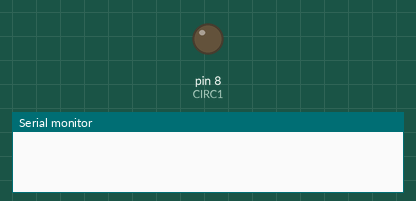
Simulated run of this sketch. Board: Arduino Uno, built with avr-gcc and run on an emulated ATmega328P. On the bench: output pins drawn as LEDs (lit = HIGH), the last lines printed to the serial monitor.

Above: at 0.1 s.
At 1.1 s:
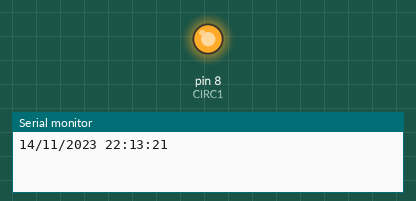
Timing chart, 0 to 2.6 s (numbered marks = the images above):
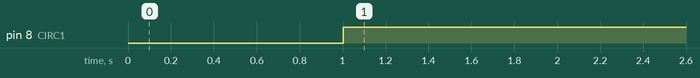

The sketch:

exemplo_01.ino
```cpp
#include <Wire.h>
#include <RTClib.h>

RTC_Millis rtc;
const int CIRC1 = 8;
const int AUTO = 3;
const int MANUAL = 4;

int horaLiga = 14;
int minutoLiga = 26;
int horaDesliga = 05;
int minutoDesliga = 27;
int estadobotao = 0;
int estadobotao2 = 0;

void setup() {
  Serial.begin(57600);
  // following line sets the RTC to the date & time this sketch was compiled
  rtc.begin(DateTime(__DATE__, __TIME__));
  delay(1000);
  pinMode(CIRC1, OUTPUT);
  pinMode(AUTO, INPUT);
  pinMode(MANUAL, INPUT);
}

void loop () {
  DateTime now = rtc.now();
  alarme(now.hour(), now.minute());
  Serial.print(now.day(), DEC);
  Serial.print('/');
  Serial.print(now.month(), DEC);
  Serial.print('/');
  Serial.print(now.year(), DEC);
  Serial.print(' ');
  Serial.print(zero(now.hour()));
  Serial.print(':');
  Serial.print(zero(now.minute()));
  Serial.print(':');
  Serial.print(zero(now.second()));
  Serial.println();
  delay(3000);
}
String zero(int digits) {
  String lead;
  if (digits < 10) {
    lead = "0" + String(digits);
  }
  else {
    lead = String(digits);
  }
  return lead;
}

int alarme(int hora, int minuto) {
  int hAtual = ((hora * 60) + minuto); // soma dos minutos hora atual
  int hLiga = (horaLiga * 60) + minutoLiga;
  int hDesliga = (horaDesliga * 60) + minutoDesliga;
  if (hDesliga < hLiga) {
    if (hAtual >= hLiga) {
      digitalWrite(CIRC1, HIGH);
      //Serial.println("teste") ;
    }
    if (hAtual >= hDesliga && hAtual < hLiga) {
      digitalWrite(CIRC1, LOW);
      //Serial.println("teste2") ;
    }
  }
  if (hDesliga > hLiga) {
    if (hAtual >= hLiga and hAtual <= hDesliga) {
      digitalWrite(CIRC1, HIGH);
    }
    if (hAtual >= hDesliga) {
      digitalWrite(CIRC1, LOW);
    }
  }
}
```

Measured:
- by itself, pin 8 (CIRC1): LOW → HIGH at 1.0 s
